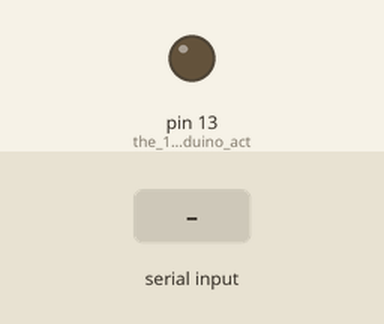
Recording of a sketch running on a simulated Arduino Uno, built with avr-gcc and run on an emulated ATmega328P. Parts: output pins drawn as LEDs (lit = HIGH). The test bench sets the inputs (shaded band).

Above: at 1.2 s.
1.3 s: "on" received over Serial
At 2.9 s:
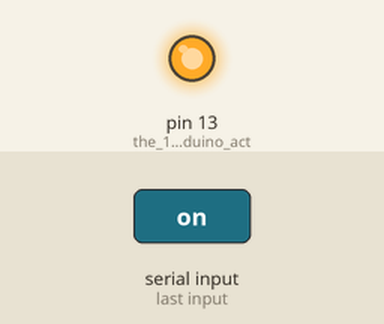
3.8 s: "off" received over Serial
At 6.0 s:
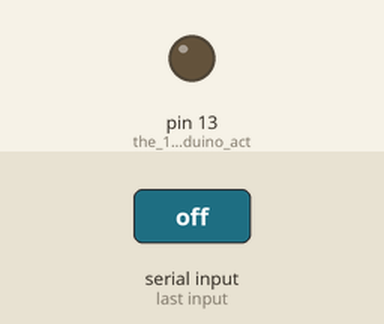
Timing chart, 0 to 7.5 s (numbered marks = the images above; inputs shaded):
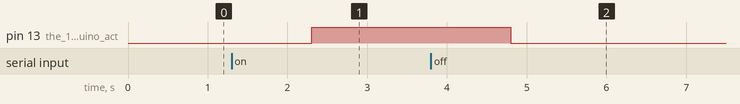

Measured:
- after the input at 1.3 s, pin 13 (the_13pin_in_arduino_act): LOW → HIGH after 1.0 s
- after the input at 3.8 s, pin 13 (the_13pin_in_arduino_act): HIGH → LOW after 1.0 s

The sketch:

led_controlling_with_string.ino
```cpp
/*programm: to control led with a string
the led turns on when given input in serialmonitor in on and turns of if input is 0ff
devices: 1.arduino uno
         2.personal computer with arduino ide
 */

void setup()
{
  pinMode(13,OUTPUT);//the 13pin in arduino act as output pin
  Serial.begin(9600);//initialize the serialmonitor
}
void loop()
{
  String value= Serial.readString();//the input given in serialmonitor will stores in value
  if(value=="on")
  {
    digitalWrite(13,1);//led gets on
  }
  if(value=="off")
  {
    digitalWrite(13,0);//led gets turns off
  }
}
```
